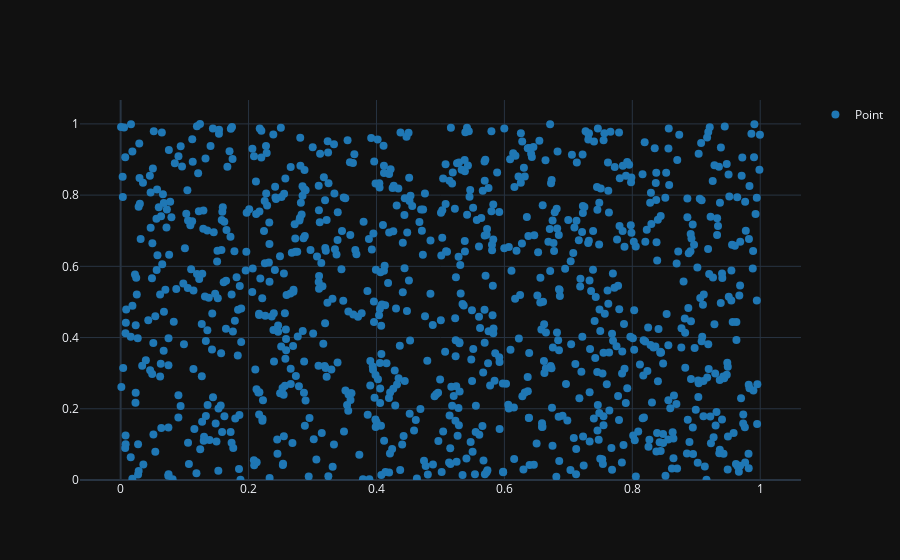

This figure's notebook cell:
### Code cell
x = np.random.random(1000)
y = np.random.random(1000)
df = pd.DataFrame({'x': x, 'y': y})

ggplot(df) + geom_point(aes(x='x', y='y')) + theme_dark()

### Figure 1 — Plotly figure (JSON) as saved in the notebook; plotly's stock layout.template omitted (floating-point values rounded to 4 significant figures; data arrays with more than 128 entries replaced by an {"elided": "..."} marker saying what was removed)
{"data": [{"marker": {"color": "#1f77b4", "size": 8}, "mode": "markers", "name": "Point", "opacity": 1, "showlegend": true, "type": "scatter", "x": {"elided": "1000 float values"}, "xaxis": "x", "y": {"elided": "1000 float values"}, "yaxis": "y"}], "layout": {"xaxis": {"anchor": "y", "domain": [0, 1]}, "yaxis": {"anchor": "x", "domain": [0, 1], "rangemode": "tozero"}}}
